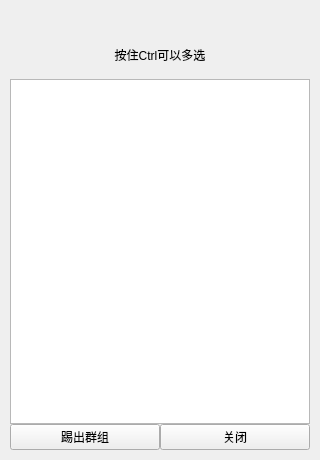
<?xml version="1.0" encoding="UTF-8"?>
<ui version="4.0">
 <class>DeleteUsersGroupMemberWin</class>
 <widget class="QWidget" name="DeleteUsersGroupMemberWin">
  <property name="geometry">
   <rect>
    <x>0</x>
    <y>0</y>
    <width>320</width>
    <height>460</height>
   </rect>
  </property>
  <property name="windowTitle">
   <string>Form</string>
  </property>
  <widget class="QWidget" name="MainBoard" native="true">
   <property name="geometry">
    <rect>
     <x>10</x>
     <y>10</y>
     <width>300</width>
     <height>440</height>
    </rect>
   </property>
   <layout class="QVBoxLayout" name="verticalLayout_2">
    <property name="spacing">
     <number>0</number>
    </property>
    <property name="leftMargin">
     <number>0</number>
    </property>
    <property name="topMargin">
     <number>0</number>
    </property>
    <property name="rightMargin">
     <number>0</number>
    </property>
    <property name="bottomMargin">
     <number>0</number>
    </property>
    <item>
     <layout class="QVBoxLayout" name="verticalLayout" stretch="1,7,0">
      <property name="spacing">
       <number>0</number>
      </property>
      <property name="leftMargin">
       <number>0</number>
      </property>
      <property name="topMargin">
       <number>20</number>
      </property>
      <item>
       <widget class="QLabel" name="TisLabel">
        <property name="text">
         <string>按住Ctrl可以多选</string>
        </property>
        <property name="alignment">
         <set>Qt::AlignCenter</set>
        </property>
       </widget>
      </item>
      <item>
       <widget class="QListWidget" name="MemberListWidget"/>
      </item>
      <item>
       <layout class="QHBoxLayout" name="horizontalLayout">
        <item>
         <widget class="QPushButton" name="DelButton">
          <property name="text">
           <string>踢出群组</string>
          </property>
         </widget>
        </item>
        <item>
         <widget class="QPushButton" name="CloseButton">
          <property name="text">
           <string>关闭</string>
          </property>
         </widget>
        </item>
       </layout>
      </item>
     </layout>
    </item>
   </layout>
  </widget>
 </widget>
 <resources/>
 <connections/>
</ui>
